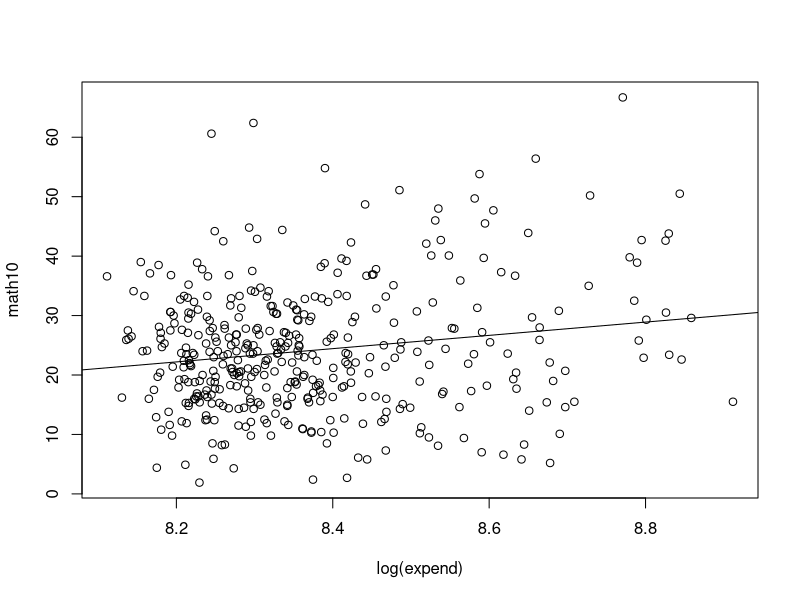

Write the R code that produced this figure.
setwd("C:/Users/Asus/Documents/Econometric File R")
data = read.csv("wage2.csv")
attach(data)

#Problem set 2 Question 1 
#1.A
mean(IQ)
mean(wage)
sd(IQ)
#1.B
ols_result = lm(wage ~ IQ, data = data)  
summary(ols_result)
#1.C
ols_result2 = lm(log(wage) ~ IQ, data = data)  
summary(ols_result2)

#Problem set 2 Question 
setwd("C:/Users/Asus/Documents/Econometric File R")
meap93 = read.csv("meap93.csv")
attach(meap93)

#2(A)
ols_result1 = lm(math10 ~ expend,data = meap93)
summary(ols_result1)

#2(d)
ols_result2 = lm(math10 ~ log(expend),data = meap93)
summary(ols_result2)

#2(g)
plot(log(expend),math10)
abline(ols_result2) 
